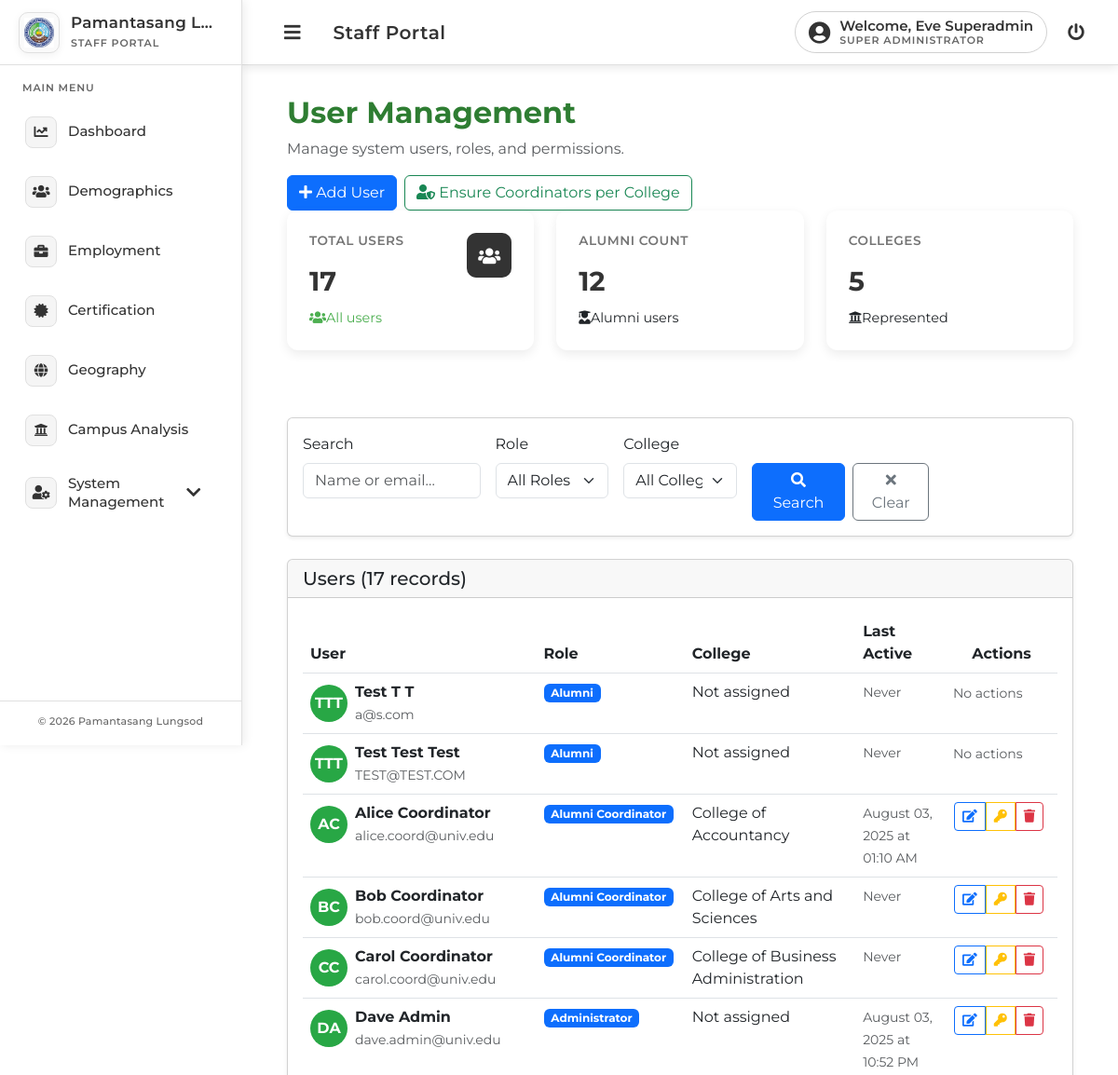
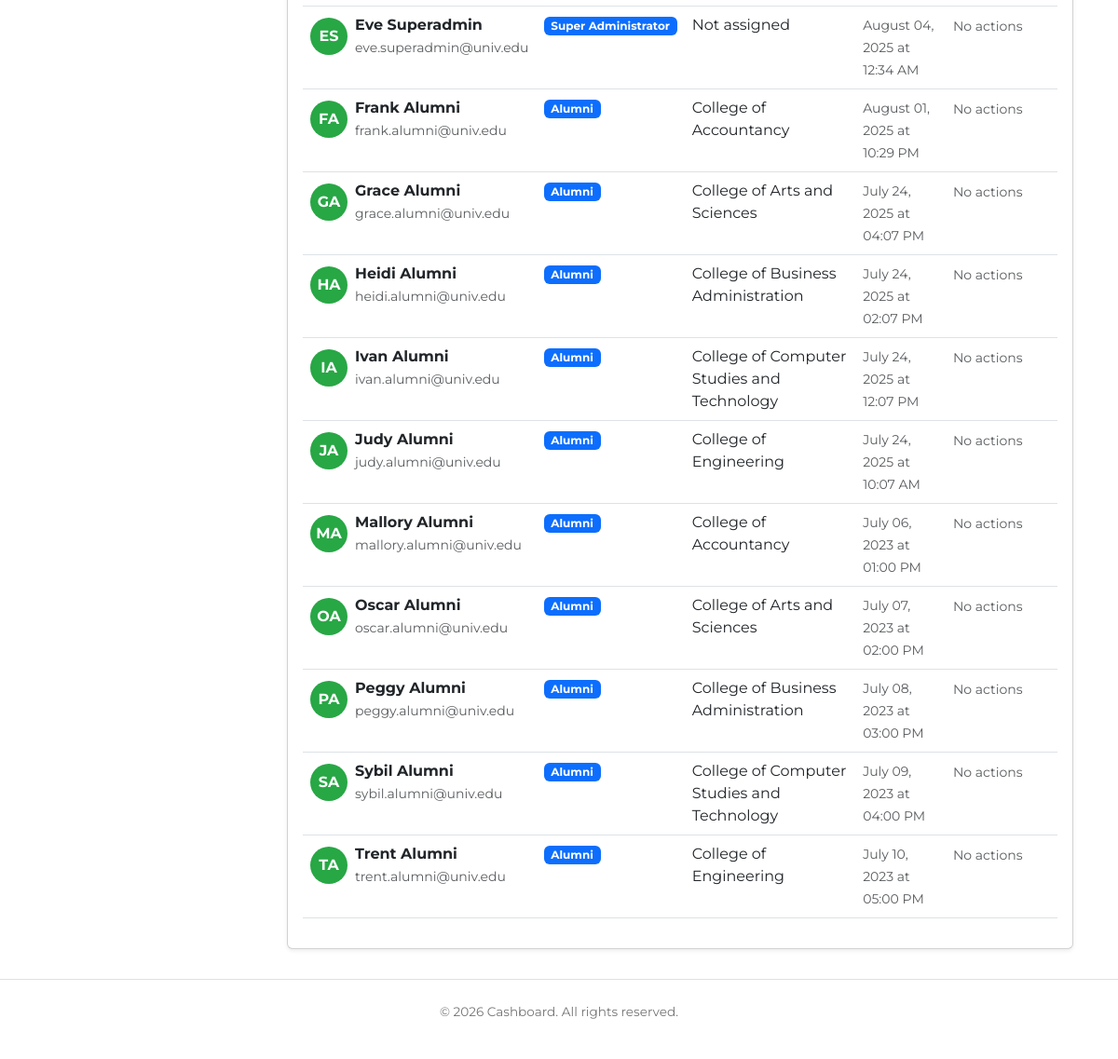
The app's page /.history/staff/usermanagement_20250817223818.php (signed in) with its own data (2 pictures, top to bottom).
### tables this page shows
CREATE TABLE `users` (
  `user_id` int(11) NOT NULL,
  `full_name` varchar(255) NOT NULL,
  `email` varchar(255) NOT NULL,
  `password_hash` varchar(255) NOT NULL,
  `role` enum('coordinator','admin','superadmin','alumni') NOT NULL DEFAULT 'alumni',
  `created_at` timestamp NOT NULL DEFAULT current_timestamp(),
  `token_expires_at` timestamp NULL DEFAULT NULL,
  `onboarded` tinyint(1) DEFAULT 0,
  `college_id` int(11) DEFAULT NULL
);

CREATE TABLE `colleges` (
  `id` int(11) NOT NULL,
  `name` varchar(255) NOT NULL
);

### .history/staff/usermanagement_20250817223818.php (the view, shortened to what the rows shown need)
<?php
include 'includes/access_control.php';
$conn = Database::getInstance()->getConnection();
$page = max(1, (int)($_GET['page'] ?? 1));
$limit = 20;
$offset = ($page - 1) * $limit;
$where = [];
$params = [];
$types = '';
$whereSql = $where ? 'WHERE ' . implode(' AND ', $where) : '';
$sql = "SELECT u.*, c.name AS college_name,
        CASE WHEN ll.last_login IS NULL THEN 'Never'
             ELSE DATE_FORMAT(ll.last_login, '%M %d, %Y at %h:%i %p')
        END as formatted_last_login
        FROM users u
        LEFT JOIN colleges c ON u.college_id = c.id
        LEFT JOIN (
            SELECT user_id, MAX(login_time) as last_login
            FROM login_logs
            GROUP BY user_id
        ) ll ON u.user_id = ll.user_id
        $whereSql
        ORDER BY u.created_at DESC
        LIMIT ? OFFSET ?";
$stmt = $conn->prepare($sql);
if ($params) {
    $params[] = $limit;
    $params[] = $offset;
    $types .= 'ii';
    $stmt->bind_param($types, ...$params);
} else {
    $stmt->bind_param('ii', $limit, $offset);
}
$stmt->execute();
$users = $stmt->get_result();
function getUserAvatar($email, $fullName) {
    $avatarPath = '../uploads/profile_pictures/' . md5($email) . '.jpg';
    $names = explode(' ', $fullName);
    $initials = '';
    foreach ($names as $name) {
        $initials .= strtoupper(substr($name, 0, 1));
    }
    return $initials;
}
include 'includes/header.php';
?>
<link rel="stylesheet" href="css/style.css">
<link href="https://cdn.jsdelivr.net/npm/bootstrap@5.3.0/dist/css/bootstrap.min.css" rel="stylesheet">
<div class="content-wrapper">
<main class="main-content">
    <div class="header">
        <div class="header-top">
            <div>
                <h1>User Management</h1>
            </div>
        </div>
    </div>
    <br>
    <div class="card shadow-sm">
        <div class="card-body">
            <?php if ($users->num_rows > 0): ?>
                <div class="table-responsive">
                    <table class="table table-hover">
                        <thead>
                            <tr>
                                <th>User</th>
                                <th>Role</th>
                                <th>College</th>
                                <th>Last Active</th>
                                <th class="action-column text-center">Actions</th>
                            </tr>
                        </thead>
                        <tbody>
                            <?php while($user = $users->fetch_assoc()): ?>
                                <tr>
                                    <td>
                                        <div class="d-flex align-items-center">
                                            <div class="user-avatar me-2">
                                                <?php $avatar = getUserAvatar($user['email'], $user['full_name']); ?>
                                                <?php if (strpos($avatar, '/') !== false): ?>
                                                    <img src="<?= $avatar ?>" alt="Avatar" class="rounded-circle" width="40" height="40">
                                                <?php else: ?>
                                                    <div class="avatar-initials rounded-circle d-flex align-items-center justify-content-center"
                                                         style="width:40px;height:40px;background:#28a745;color:white;font-weight:bold;">
                                                        <?= $avatar ?>
                                                    </div>
                                                <?php endif; ?>
                                            </div>
                                            <div>
                                                <div class="fw-bold"><?= htmlspecialchars($user['full_name']) ?></div>
                                                <small class="text-muted"><?= htmlspecialchars($user['email']) ?></small>
                                            </div>
                                        </div>
                                    </td>
                                    <td>
                                        <span class="badge bg-primary"><?= getRoleDisplayName($user['role']) ?></span>
                                    </td>
                                    <td><?= htmlspecialchars($user['college_name'] ?: 'Not assigned') ?></td>
                                    <td>
                                        <small class="text-muted"><?= $user['formatted_last_login'] ?></small>
                                    </td>
                                    <td>
                                        <div class="btn-group btn-group-sm">
                                            <?php
                                            $canManageThisUser = canManageUserRole($user['role']);
                                            $canEditThisUser = $canManageThisUser && $user['user_id'] != $_SESSION['user_id'];
                                            $canDeleteThisUser = $canManageThisUser && $user['user_id'] != $_SESSION['user_id'] && $user['role'] != 'superadmin';
                                            ?>
                                            <?php if ($canEditThisUser): ?>
                                                <button class="btn btn-outline-primary btn-sm edit-user-btn"
                                                        data-user-id="<?= $user['user_id'] ?>"
                                                        data-user-name="<?= htmlspecialchars($user['full_name']) ?>"
                                                        data-user-email="<?= htmlspecialchars($user['email']) ?>"
                                                        data-user-role="<?= $user['role'] ?>"
                                                        data-user-college="<?= $user['college_id'] ?>"
                                                        title="Edit User">
                                                    <i class="fas fa-edit"></i>
                                                </button>
                                            <?php endif; ?>
                                            <?php if ($canManageThisUser && $user['user_id'] != $_SESSION['user_id']): ?>
                                                <button class="btn btn-outline-warning btn-sm reset-password-btn"
                                                        data-user-id="<?= $user['user_id'] ?>"
                                                        data-user-name="<?= htmlspecialchars($user['full_name']) ?>"
                                                        title="Reset Password">
                                                    <i class="fas fa-key"></i>
                                                </button>
                                            <?php endif; ?>
                                            <?php if ($canDeleteThisUser): ?>
                                                <button class="btn btn-outline-danger btn-sm delete-user-btn"
                                                        data-user-id="<?= $user['user_id'] ?>"
                                                        data-user-name="<?= htmlspecialchars($user['full_name']) ?>"
                                                        data-user-role="<?= getRoleDisplayName($user['role']) ?>"
                                                        title="Delete User">
                                                    <i class="fas fa-trash"></i>
                                                </button>
                                            <?php endif; ?>
                                            <?php if (empty(array_filter([$canEditThisUser, $canDeleteThisUser]))): ?>
                                                <span class="text-muted small">No actions</span>
                                            <?php endif; ?>
                                        </div>
                                    </td>
                                </tr>
                            <?php endwhile; ?>
                        </tbody>
                    </table>
                </div>
            <?php endif; ?>
        </div>
    </div>
</main>
</div>

### staff/includes/header.php (shortened to what the rows shown need)
<?php
$current = basename($_SERVER['PHP_SELF']);
if ($current !== 'login.php') {
    require_once __DIR__ . '/access_control.php';
    $topbarStaffName = $userName ?? 'Staff';
    $topbarRoleName = getRoleDisplayName($role ?? '');
} else {
    $topbarStaffName = 'Staff';
    $topbarRoleName = 'Staff';
}
?>
<!DOCTYPE html>
<html lang="en">
<head>
    <link rel="stylesheet" href="https://cdnjs.cloudflare.com/ajax/libs/font-awesome/5.15.4/css/all.min.css" />
    <link rel="stylesheet" href="https://unpkg.com/leaflet/dist/leaflet.css" />
    <link rel="stylesheet" href="https://cdn.jsdelivr.net/npm/bootstrap@5.3.2/dist/css/bootstrap.min.css">
    <link rel="stylesheet" href="css/style.css">
    <link rel="stylesheet" href="css/shell.css">
</head>
<body>
    <?php if ($current !== 'login.php'): ?>
    <nav class="topbar">
        <div class="topbar-left">
            <button class="sidebar-toggle-btn" onclick="toggleSidebar()" aria-label="Toggle Sidebar">
                <i class="fas fa-bars"></i>
            </button>
            <span class="topbar-title">Staff Portal</span>
        </div>
        <div class="topbar-right">
            <div class="topbar-user">
                <i class="fas fa-user-circle"></i>
                <span class="topbar-user-text">
                    <span class="topbar-user-greeting">Welcome, <?php echo htmlspecialchars($topbarStaffName); ?></span>
                    <span class="topbar-user-role"><?php echo htmlspecialchars($topbarRoleName); ?></span>
                </span>
            </div>
            <a href="#" onclick="showStaffLogoutModal(); return false;" class="logout-link" title="Logout">
                <i class="fas fa-power-off"></i>
            </a>
        </div>
    </nav>
    <?php endif; ?>
    <div class="wrapper">

### records on screen
users: full_name "Eve Superadmin", role "SUPER ADMINISTRATOR", avatar "ES", email "eve.superadmin@univ.edu", role "Super Administrator", college_name "Not assigned", formatted_last_login "August 04, 2025 at 12:34 AM", shows "No actions"
users: avatar "TTT", full_name "Test T T", email "a@s.com", role "Alumni", college_name "Not assigned", formatted_last_login "Never", shows "No actions"
users: avatar "TTT", full_name "Test Test Test", email "TEST@TEST.COM", role "Alumni", college_name "Not assigned", formatted_last_login "Never", shows "No actions"
users: avatar "AC", full_name "Alice Coordinator", email "alice.coord@univ.edu", role "Alumni Coordinator", college.name "College of Accountancy", formatted_last_login "August 03, 2025 at 01:10 AM"
users: avatar "BC", full_name "Bob Coordinator", email "bob.coord@univ.edu", role "Alumni Coordinator", college.name "College of Arts and Sciences", formatted_last_login "Never"
users: avatar "CC", full_name "Carol Coordinator", email "carol.coord@univ.edu", role "Alumni Coordinator", college.name "College of Business Administration", formatted_last_login "Never"
users: avatar "DA", full_name "Dave Admin", email "dave.admin@univ.edu", role "Administrator", college_name "Not assigned", formatted_last_login "August 03, 2025 at 10:52 PM"
users: avatar "FA", full_name "Frank Alumni", email "frank.alumni@univ.edu", role "Alumni", college.name "College of Accountancy", formatted_last_login "August 01, 2025 at 10:29 PM", shows "No actions"
users: avatar "GA", full_name "Grace Alumni", email "grace.alumni@univ.edu", role "Alumni", college.name "College of Arts and Sciences", formatted_last_login "July 24, 2025 at 04:07 PM", shows "No actions"
users: avatar "HA", full_name "Heidi Alumni", email "heidi.alumni@univ.edu", role "Alumni", college.name "College of Business Administration", formatted_last_login "July 24, 2025 at 02:07 PM", shows "No actions"
users: avatar "IA", full_name "Ivan Alumni", email "ivan.alumni@univ.edu", role "Alumni", college.name "College of Computer Studies and Technology", formatted_last_login "July 24, 2025 at 12:07 PM", shows "No actions"
users: avatar "JA", full_name "Judy Alumni", email "judy.alumni@univ.edu", role "Alumni", college.name "College of Engineering", formatted_last_login "July 24, 2025 at 10:07 AM", shows "No actions"
users: avatar "MA", full_name "Mallory Alumni", email "mallory.alumni@univ.edu", role "Alumni", college.name "College of Accountancy", formatted_last_login "July 06, 2023 at 01:00 PM", shows "No actions"
users: avatar "OA", full_name "Oscar Alumni", email "oscar.alumni@univ.edu", role "Alumni", college.name "College of Arts and Sciences", formatted_last_login "July 07, 2023 at 02:00 PM", shows "No actions"
users: avatar "PA", full_name "Peggy Alumni", email "peggy.alumni@univ.edu", role "Alumni", college.name "College of Business Administration", formatted_last_login "July 08, 2023 at 03:00 PM", shows "No actions"
users: avatar "SA", full_name "Sybil Alumni", email "sybil.alumni@univ.edu", role "Alumni", college.name "College of Computer Studies and Technology", formatted_last_login "July 09, 2023 at 04:00 PM", shows "No actions"
users: avatar "TA", full_name "Trent Alumni", email "trent.alumni@univ.edu", role "Alumni", college.name "College of Engineering", formatted_last_login "July 10, 2023 at 05:00 PM", shows "No actions"

### other values on screen
$branding['system_name'] "Pamantasang L…"
$branding['system_name'] "Pamantasang Lungsod"
$totalUsers "17"
$alumniCount "12"
$collegesCount "5"
$totalRecords "17"
